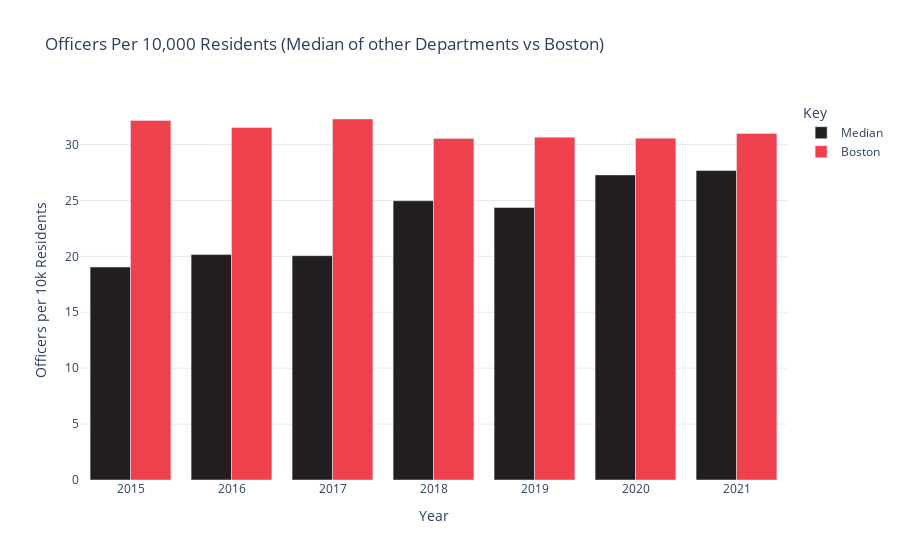
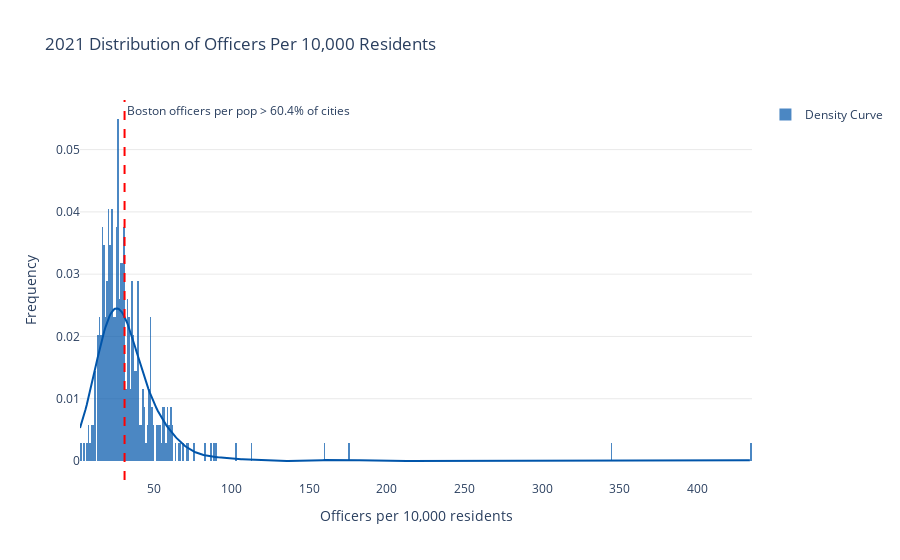

The notebook cell these images were saved under, in order:
### Markdown cell above
QUESTION 3: Number of police officers per 10,000 residents

Presentation: 
- Look at FBI uniform crime reporting average of police officers per 10,000 residents & compare it to boston
- FBI data sets here: https://crime-data-explorer.fr.cloud.gov/#
- Bar chart where each x-axis represent year and each year there will be 2 bars, 1 for average in nation, 1 for value in boston  
OR
- Scatter plot, each point is a city
- X axis is population
- Y axis is officers / 10,000 residents

NOTE: Some cities with low populations have 0 officers! (How do we handle this if at all?)

### Code cell
import plotly.figure_factory as ff

fbi_law_enforcement_employee_data = pd.read_csv('./Data/FBI_law_enforcement_employee_data.csv')
employee_nums_1960_2021 = pd.DataFrame(fbi_law_enforcement_employee_data)
employee_nums_1960_2021.dropna()

# Get only city data
employee_nums_1960_2021 = employee_nums_1960_2021.loc[employee_nums_1960_2021['agency_type_name'] == 'City']

# Get only data from 2016-2021
employee_nums_2015_2021 = employee_nums_1960_2021.loc[employee_nums_1960_2021['data_year'].isin([2015, 2016, 2017, 2018, 2019, 2020, 2021])]

boston_vals = []
average_vals = []
median_vals = []
city_vals_each_year = [] # List of lists where the first list is the values of all cities in 2015
boston_percentiles = []

# Get Boston df
boston_df = employee_nums_2015_2021.loc[employee_nums_2015_2021["pub_agency_name"] == "Boston"]
boston_df = boston_df.loc[employee_nums_2015_2021["state_abbr"] == "MA"]
# boston_df = boston_df.sort_values(by='data_year', ascending=True)

for i in range(2015,2022):

    # Get Boston values
    row = boston_df.loc[boston_df["data_year"] == i]
    row = row.squeeze()
    pop = row["population"]
    officer_ct = row["officer_ct"]
    # pop * factor = 10,000 so factor = 10000/pop
    factor = 10000/pop
    bos_offc_per_10k = officer_ct * factor
    boston_vals.append(bos_offc_per_10k)

    cities_measured = 0

    # Get average values
    i_year_rows = employee_nums_2015_2021.loc[employee_nums_2015_2021["data_year"] == i]
    all_cities_vals = []
    for index, row in i_year_rows.iterrows():
        pop = row["population"]
        if (pop == 0):
            break
        officer_ct = row["officer_ct"] 
        factor = 10000/pop
        offc_per_10k = officer_ct * factor
        # if (officer_ct == 0):
        #     print(str(row["data_year"]) + row['pub_agency_name'])
        # Ignore nan values
        if np.isnan(offc_per_10k):
            break
        cities_measured += 1
        all_cities_vals.append(offc_per_10k)

    # Compute statistices
    sum = np.sum(all_cities_vals)
    avg = sum/len(all_cities_vals)
    median = np.median(all_cities_vals)

    city_vals_each_year.append(all_cities_vals)
    median_vals.append(median)
    average_vals.append(avg)

    cities_w_less_offc_per_capita = np.where(all_cities_vals < bos_offc_per_10k)[0]

    percentile = round(((len(cities_w_less_offc_per_capita)/cities_measured) * 100), 2)

    print("Total cities measured:" + str(cities_measured))
    print("Total cities with less officers/capita than Boston: " + str(len(cities_w_less_offc_per_capita)))
    print("Boston has more officers/capita than: " + str(percentile) + " percent of other city PDs")
    boston_percentiles.append(percentile)

print(boston_vals)
print(average_vals)
print(median_vals)

# Create plots
year = ["2015"] * 2 + ["2016"] * 2 + ["2017"] * 2 + ["2018"] * 2 + ["2019"] * 2 + ["2020"] * 2 + ["2021"] * 2
values = []
labels = []

for i in range(int(len(year)/2)):
    values.append(median_vals[i])
    values.append(boston_vals[i])
    labels.append("Median")
    labels.append("Boston")

# BAR CHART
fig3_dict = {
    'Year': year,
    'Officers per 10k Residents': values,
    'Key': labels
}

colors = ['#231F20','#EF404E']
df3 = pd.DataFrame(fig3_dict)
fig3 = px.bar(df3, x='Year', y='Officers per 10k Residents', color='Key', title='Officers Per 10,000 Residents (Median of other Departments vs Boston)', barmode="group", color_discrete_map={
        'Boston': '#EF404E',
        'Median': '#231F20'
    })
fig3.update_layout(plot_bgcolor='rgba(0,0,0,0)')
fig3.update_yaxes(showgrid=True, gridwidth=0.5, gridcolor='LightGray')
fig3.show()


# DISTRIBUTION GRAPHS
hist_data = [city_vals_each_year[-1]]
group_labels = ['Density Curve'] 
bos = boston_vals[-1] # Get Boston's 2021 value


colors = ['#0055AA']
fig4 = ff.create_distplot(hist_data, group_labels, show_rug=False, colors=colors)
fig4.update_layout(title="2021 Distribution of Officers Per 10,000 Residents", xaxis_title="Officers per 10,000 residents", yaxis_title="Frequency")
fig4.add_vline(x=bos, line_width=2, line_dash="dash", line_color="red", annotation_text="Boston officers per pop > " + str(boston_percentiles[-1]) + "% of cities")
fig4.update_layout(plot_bgcolor='rgba(0,0,0,0)')
fig4.update_yaxes(showgrid=True, gridwidth=0.5, gridcolor='LightGray')
fig4.show()

### Figure 1 — Plotly figure (JSON) as saved in the notebook; plotly's stock layout.template omitted (floating-point values rounded to 4 significant figures)
{"data": [{"alignmentgroup": "True", "hovertemplate": "Key=Median<br>Year=%{x}<br>Officers per 10k Residents=%{y}<extra></extra>", "legendgroup": "Median", "marker": {"color": "#231F20", "pattern": {"shape": ""}}, "name": "Median", "offsetgroup": "Median", "orientation": "v", "showlegend": true, "textposition": "auto", "type": "bar", "x": ["2015", "2016", "2017", "2018", "2019", "2020", "2021"], "xaxis": "x", "y": [19.05, 20.16, 20.07, 24.98, 24.37, 27.29, 27.68], "yaxis": "y"}, {"alignmentgroup": "True", "hovertemplate": "Key=Boston<br>Year=%{x}<br>Officers per 10k Residents=%{y}<extra></extra>", "legendgroup": "Boston", "marker": {"color": "#EF404E", "pattern": {"shape": ""}}, "name": "Boston", "offsetgroup": "Boston", "orientation": "v", "showlegend": true, "textposition": "auto", "type": "bar", "x": ["2015", "2016", "2017", "2018", "2019", "2020", "2021"], "xaxis": "x", "y": [32.15, 31.53, 32.29, 30.55, 30.66, 30.57, 30.99], "yaxis": "y"}], "layout": {"barmode": "group", "legend": {"title": {"text": "Key"}, "tracegroupgap": 0}, "plot_bgcolor": "rgba(0,0,0,0)", "title": {"text": "Officers Per 10,000 Residents (Median of other Departments vs Boston)"}, "xaxis": {"anchor": "y", "domain": [0, 1], "title": {"text": "Year"}}, "yaxis": {"anchor": "x", "domain": [0, 1], "gridcolor": "LightGray", "gridwidth": 0.5, "showgrid": true, "title": {"text": "Officers per 10k Residents"}}}}

### Figure 2 — Plotly figure (JSON) as saved in the notebook; plotly's stock layout.template omitted (floating-point values rounded to 4 significant figures; data arrays with more than 128 entries replaced by an {"elided": "..."} marker saying what was removed)
{"data": [{"autobinx": false, "histnorm": "probability density", "legendgroup": "Density Curve", "marker": {"color": "#0055AA"}, "name": "Density Curve", "opacity": 0.7, "type": "histogram", "x": {"elided": "346 float values"}, "xaxis": "x", "xbins": {"end": 434.8, "size": 1, "start": 2.277}, "yaxis": "y"}, {"legendgroup": "Density Curve", "marker": {"color": "#0055AA"}, "mode": "lines", "name": "Density Curve", "showlegend": false, "type": "scatter", "x": {"elided": "500 float values"}, "xaxis": "x", "y": {"elided": "500 float values"}, "yaxis": "y"}], "layout": {"annotations": [{"showarrow": false, "text": "Boston officers per pop > 60.4% of cities", "x": 30.99, "xanchor": "left", "xref": "x", "y": 1, "yanchor": "top", "yref": "y domain"}], "barmode": "overlay", "hovermode": "closest", "legend": {"traceorder": "reversed"}, "plot_bgcolor": "rgba(0,0,0,0)", "shapes": [{"line": {"color": "red", "dash": "dash", "width": 2}, "type": "line", "x0": 30.99, "x1": 30.99, "xref": "x", "y0": 0, "y1": 1, "yref": "y domain"}], "title": {"text": "2021 Distribution of Officers Per 10,000 Residents"}, "xaxis": {"anchor": "y2", "domain": [0, 1], "title": {"text": "Officers per 10,000 residents"}, "zeroline": false}, "yaxis": {"anchor": "free", "domain": [0, 1], "gridcolor": "LightGray", "gridwidth": 0.5, "position": 0, "showgrid": true, "title": {"text": "Frequency"}}}}
